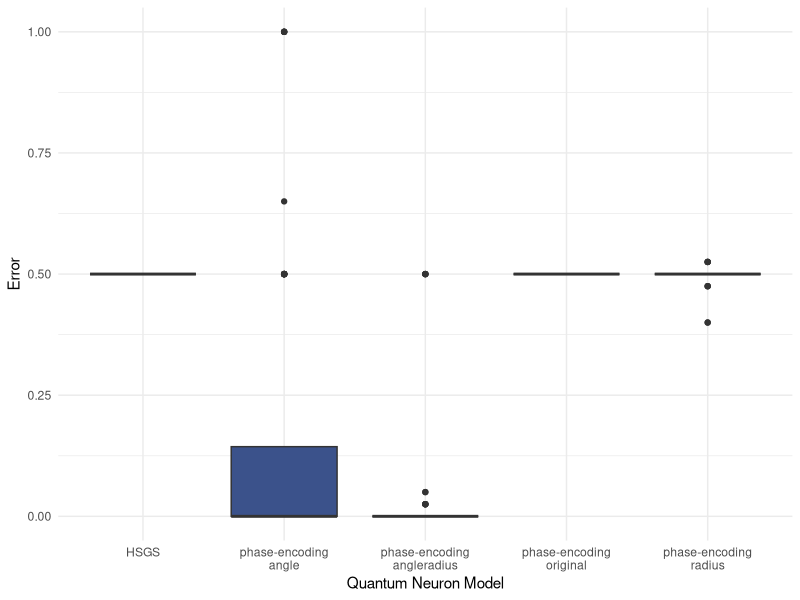
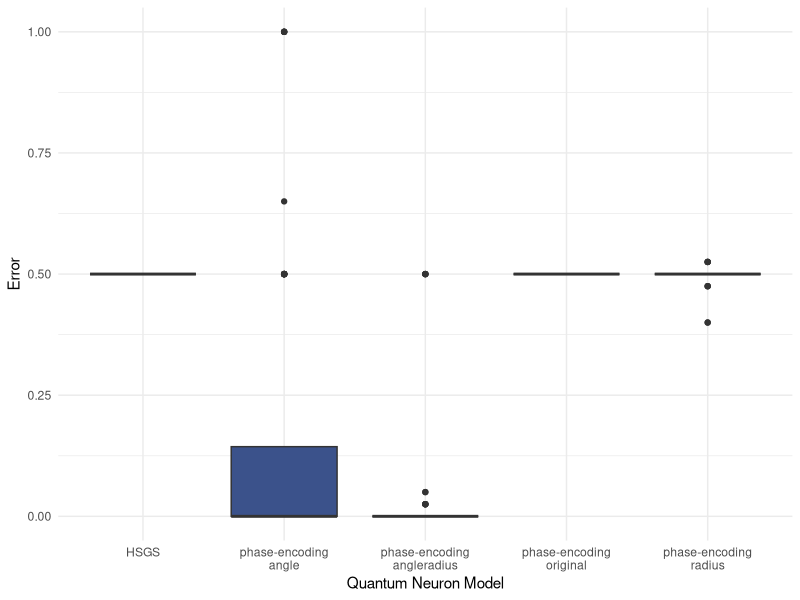

These charts were generated, in order, by the following R code: (Note: this script raises an error after producing the figures.)

library(readr)
library(viridis)
library(dplyr)
library(ggplot2)
library(ggpubr)
library(stringr)
library(viridis)
library(data.table)




#============================
#         xor lite
#============================

##----- average search

data = read_csv('experiment_xor.csv')

data$phase_strategy = paste0("phase-encoding\n", data$phase_strategy)

data$phase_strategy[data$model == 'HSGS'] = 'HSGS'

aggregate(data$avg_error, by=list(data$phase_strategy), mean)

ggplot(data, aes(x=phase_strategy, y=avg_error, fill=phase_strategy)) + 
  geom_boxplot()+
  scale_fill_viridis(name = '', discrete = T)+
  labs(x='Quantum Neuron Model', y="Error")+
  theme_minimal()+ 
  theme(legend.position = "none") 

ggsave('results/xor-binary-models.png', height = 4, width = 7, units = 'in')  

###----- epoch error

xornobias = read_csv('results/epoch_error_xorlite_nobias.csv.txt')
xornobias <- melt(setDT(xornobias), id.vars = c("X1","epoch"), variable.name = "model")
xornobias$model <- as.character(xornobias$model)
xornobias$model[xornobias$model == 'HSGS'] <- 'BQN'
xornobias$model[xornobias$model == 'phase-encoding\nradius'] <- 'CVQN\nradius'
xornobias$model[xornobias$model == 'phase-encoding\nangle'] <- 'CVQN\nangle'
xornobias$model[xornobias$model == 'phase-encoding\nangleradius'] <- 'CVQN\nangle and radius'
xornobias$model[xornobias$model == 'phase-encoding\noriginal'] <- 'CVQN\noriginal'


p1 = ggplot(xornobias, aes(x=epoch, y=value, group=model, color=model)) +
  geom_line(size=1) +
  scale_color_viridis(discrete = TRUE) +
  labs(x='Epoch', y="Epoch Error", title='Without Bias')+
  theme_minimal()+
  theme(legend.title = element_blank(), 
        legend.text = element_text(size=11))+
  guides(color = guide_legend(override.aes = list(size = 4) ) )

p1

xorbias = read_csv('results/epoch_error_xorlite_bias.csv.txt')
xorbias <- melt(setDT(xorbias), id.vars = c("X1","epoch"), variable.name = "model")
xorbias$model <- as.character(xorbias$model)
xorbias$model[xorbias$model == 'HSGS'] <- 'BQN'
xorbias$model[xorbias$model == 'phase-encoding\nradius'] <- 'CVQN\nradius'
xorbias$model[xorbias$model == 'phase-encoding\nangle'] <- 'CVQN\nangle'
xorbias$model[xorbias$model == 'phase-encoding\nangleradius'] <- 'CVQN\nangle and radius'
xorbias$model[xorbias$model == 'phase-encoding\noriginal'] <- 'CVQN\noriginal'

p2 = ggplot(xorbias, aes(x=epoch, y=value, group=model, color=model)) +
  geom_line(size=1) +
  scale_color_viridis(discrete = TRUE) +
  labs(x='Epoch', y="Epoch Error", title='With Bias')+
  theme_minimal() +
  theme(legend.title = element_blank(), 
        legend.text = element_text(size=11))+
  guides(color = guide_legend(override.aes = list(size = 4)) )

p2

ggarrange(p1, p2, ncol = 1, nrow = 2, common.legend = T, legend='bottom')
ggsave('results/xor-epoch.png', height = 5, width = 7, units = 'in')  


###----- epoch error V2

xornobias = read_csv('results/version7/error_by_epoch_nobias.csv')
xornobias <- melt(setDT(xornobias), id.vars = c("X1","epoch"), variable.name = "model")
xornobias$model <- as.character(xornobias$model)
xornobias$model[xornobias$model == 'HSGS'] <- 'BQN'
xornobias$model[xornobias$model == 'phase-encoding\nradius'] <- 'CVQN\nradius'
xornobias$model[xornobias$model == 'phase-encoding\nangle'] <- 'CVQN\nangle'
xornobias$model[xornobias$model == 'phase-encoding\nangleradius'] <- 'CVQN\nangle and radius'
xornobias$model[xornobias$model == 'phase-encoding\noriginal'] <- 'CVQN\noriginal'


p1 = ggplot(xornobias, aes(x=epoch, y=value, group=model, color=model)) +
  geom_line(size=1) +
  scale_color_viridis(discrete = TRUE) +
  labs(x='Epoch', y="Epoch Error", title='Without Bias')+
  theme_minimal()+
  scale_y_continuous(limits=c(0,4))+
  theme(legend.title = element_blank(), 
        legend.text = element_text(size=11))+
  guides(color = guide_legend(override.aes = list(size = 4) ) )

p1

xorbias = read_csv('results/version7/error_by_epoch_bias.csv')
xorbias <- melt(setDT(xorbias), id.vars = c("X1","epoch"), variable.name = "model")
xorbias$model <- as.character(xorbias$model)
xorbias$model[xorbias$model == 'HSGS'] <- 'BQN'
xorbias$model[xorbias$model == 'phase-encoding\nradius'] <- 'CVQN\nradius'
xorbias$model[xorbias$model == 'phase-encoding\nangle'] <- 'CVQN\nangle'
xorbias$model[xorbias$model == 'phase-encoding\nangleradius'] <- 'CVQN\nangle and radius'
xorbias$model[xorbias$model == 'phase-encoding\noriginal'] <- 'CVQN\noriginal'

p2 = ggplot(xorbias, aes(x=epoch, y=value, group=model, color=model)) +
  geom_line(size=1) +
  scale_color_viridis(discrete = TRUE) +
  labs(x='Epoch', y="Epoch Error", title='With Bias')+
  theme_minimal() +
  theme(legend.title = element_blank(), 
        legend.text = element_text(size=11))+
  guides(color = guide_legend(override.aes = list(size = 4)) )

p2

ggarrange(p1, p2, ncol = 1, nrow = 2, common.legend = T, legend='bottom')
ggsave('results/xor-epoch.png', height = 5, width = 7, units = 'in')  


#==============
# xor real
#=============

data = read_csv('experiment_real_xor.csv')

data$phase_strategy = paste0("phase-encoding\n", data$phase_strategy)

data$phase_strategy[data$model == 'HSGS'] = 'HSGS'

aggregate(data$avg_error, by=list(data$phase_strategy), mean)

ggplot(data, aes(x=phase_strategy, y=avg_error, fill=phase_strategy)) + 
  geom_boxplot()+
  scale_fill_viridis(name = '', discrete = T)+
  labs(x='Quantum Neuron Model', y="Error")+
  theme_minimal()+ 
  theme(legend.position = "none") 

ggsave('results/xor-real-models.png', height = 4, width = 7, units = 'in')  


#==============
# diabetes
#=============

d1 = read_csv('results/experiment_diabetes_original.csv')
d2 = read_csv('results/experiment_diabetes_angle.csv')
d3 = read_csv('results/experiment_diabetes_angleradius.csv')
d4 = read_csv('results/experiment_diabetes_radius.csv')
d44 = read_csv('results/experiment_diabetes_radius2.csv')

diabetes = rbind(d1, d2, d3, d4, d44)

diabetes$phase_strategy = paste0("phase-encoding\n", diabetes$phase_strategy)

diabetes$phase_strategy[diabetes$model == 'HSGS'] = 'HSGS'

aggregate(diabetes$avg_error, by=list(diabetes$phase_strategy), mean)

ggplot(diabetes, aes(x=phase_strategy, y=avg_error, fill=phase_strategy)) + 
  geom_boxplot()+
  scale_fill_viridis(name = '', discrete = T)+
  scale_y_continuous(limits = c(0,1))+
  labs(x='Quantum Neuron Model', y="Error")+
  theme_minimal()+ 
  theme(legend.position = "none") 

ggsave('results/diabetes.png', height = 4, width = 7, units = 'in')  


